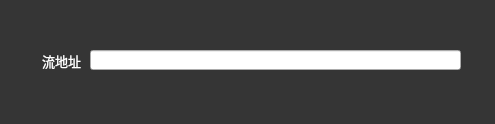
<?xml version="1.0" encoding="UTF-8"?>
<ui version="4.0">
 <class>NetStreamDlg</class>
 <widget class="QDialog" name="NetStreamDlg">
  <property name="geometry">
   <rect>
    <x>0</x>
    <y>0</y>
    <width>495</width>
    <height>124</height>
   </rect>
  </property>
  <property name="windowTitle">
   <string>设置网络流</string>
  </property>
  <property name="styleSheet">
   <string notr="true">QDialog
{
    background:rgb(53,53,53);
}

QLabel
{
	color:white;
    font:13px;
}</string>
  </property>
  <widget class="QLabel" name="label">
   <property name="geometry">
    <rect>
     <x>42</x>
     <y>53</y>
     <width>41</width>
     <height>16</height>
    </rect>
   </property>
   <property name="text">
    <string>流地址</string>
   </property>
  </widget>
  <widget class="QLineEdit" name="lineEdit_IP">
   <property name="geometry">
    <rect>
     <x>90</x>
     <y>50</y>
     <width>371</width>
     <height>20</height>
    </rect>
   </property>
  </widget>
 </widget>
 <layoutdefault spacing="6" margin="11"/>
 <resources/>
 <connections/>
</ui>
